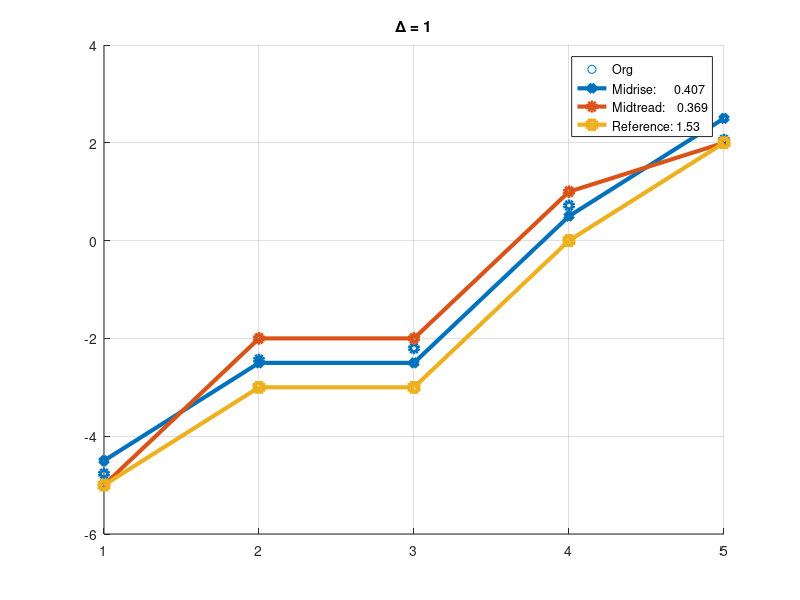
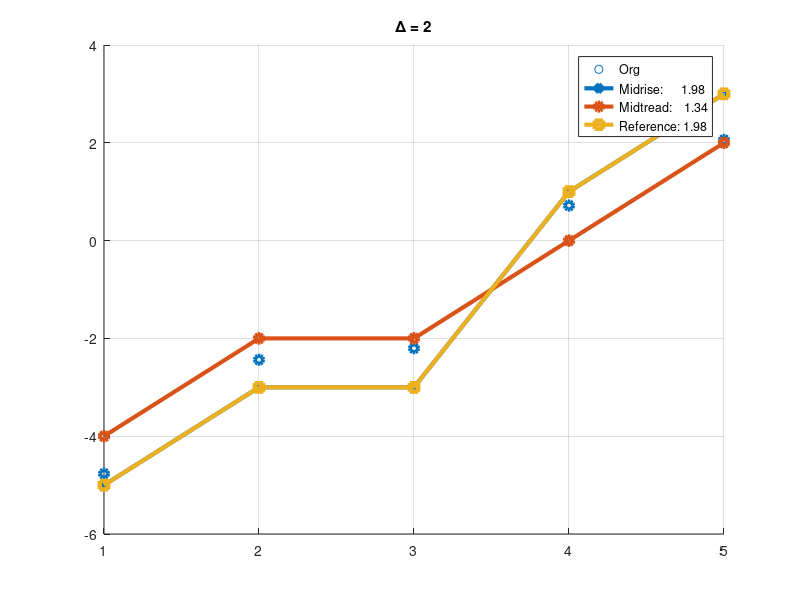
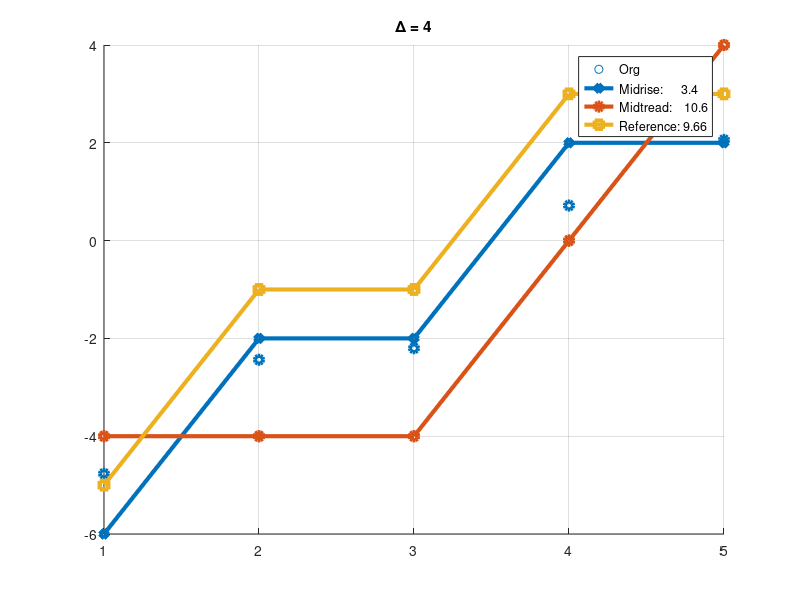
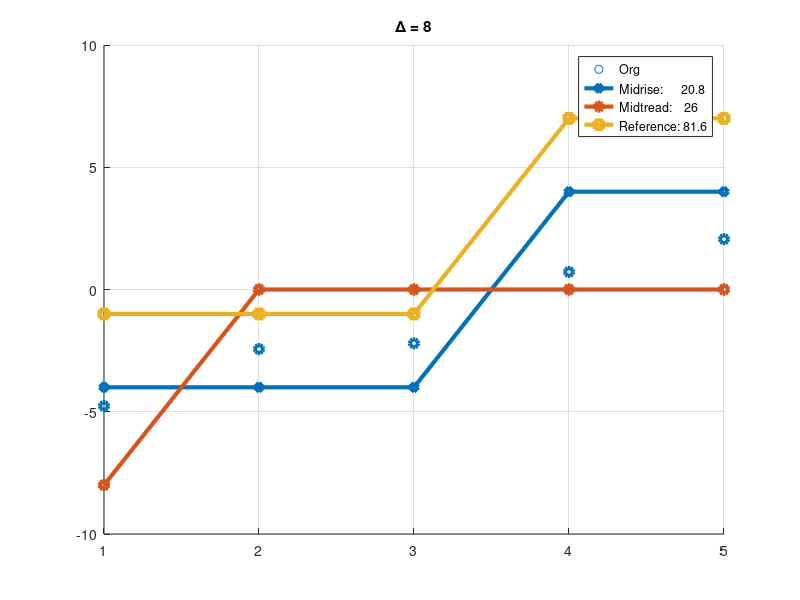

The MATLAB script that drew these images, in order:
% demo
close all; 
x = 5 * [rand(1, 2) -1 * rand(1,3)]; 
x = sort(x); 

for i = [1 2 4 8]
delta = i; 
offset = 1/2; 
%% midrise quantization 
x1 = delta * (floor(x ./ delta) + 1/2); 



%% midtread quant
x2 = delta * (floor(x ./ delta + 1/2)); 

%% Reference
x3 = delta * (ceil(x ./ delta)) -1; 

pr = figure(1); 
tmp = [1:length(x); 1:length(x)];
tmp = tmp(:); 
scatter(1:length(x), x, 'LineWidth', 3); grid on; hold on; 
xt = [x1; x1];
plot(tmp, xt(:), '-d', 'LineWidth', 3); 
xt = [x2; x2];
plot(tmp, xt(:), '-o', 'LineWidth', 3); 
xt = [x3; x3];
plot(tmp, xt(:), '-s','LineWidth', 3); 


err1 = sum( (x - x1).^2); 
err2 = sum( (x - x2).^2); 
err3 = sum( (x - x3).^2); 

legend('Org', ['Midrise:      ' +num2str(err1, 3)], ...
              ['Midtread:    ' +num2str(err2, 3)], ...
              ['Reference: ' +num2str(err3, 3)], 'Location' , 'best'); 
title(['\Delta = ' num2str(delta)])
          
hold off; 
saveas(pr, ['im_delta' num2str(delta) '.png'])
end